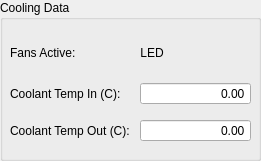
    <widget class="QGroupBox" name="groupBox_7">
     <property name="geometry">
      <rect>
       <x>10</x>
       <y>760</y>
       <width>261</width>
       <height>161</height>
      </rect>
     </property>
     <property name="title">
      <string>Cooling Data</string>
     </property>
     <widget class="QWidget" name="layoutWidget">
      <property name="geometry">
       <rect>
        <x>10</x>
        <y>30</y>
        <width>241</width>
        <height>121</height>
       </rect>
      </property>
      <layout class="QGridLayout" name="gridLayout_8">
       <item row="0" column="0">
        <widget class="QLabel" name="fansActiveLbl">
         <property name="text">
          <string>Fans Active:</string>
         </property>
        </widget>
       </item>
       <item row="0" column="1">
        <widget class="QLabel" name="fansActiveLED">
         <property name="enabled">
          <bool>true</bool>
         </property>
         <property name="sizePolicy">
          <sizepolicy hsizetype="Fixed" vsizetype="Fixed">
           <horstretch>0</horstretch>
           <verstretch>0</verstretch>
          </sizepolicy>
         </property>
         <property name="minimumSize">
          <size>
           <width>0</width>
           <height>30</height>
          </size>
         </property>
         <property name="maximumSize">
          <size>
           <width>16777215</width>
           <height>30</height>
          </size>
         </property>
         <property name="text">
          <string>LED</string>
         </property>
         <property name="alignment">
          <set>Qt::AlignmentFlag::AlignCenter</set>
         </property>
        </widget>
       </item>
       <item row="1" column="0">
        <widget class="QLabel" name="label_17">
         <property name="text">
          <string>Coolant Temp In (C): </string>
         </property>
        </widget>
       </item>
       <item row="1" column="1">
        <widget class="QDoubleSpinBox" name="BLWheelHeightSbx_6">
         <property name="sizePolicy">
          <sizepolicy hsizetype="Expanding" vsizetype="Fixed">
           <horstretch>0</horstretch>
           <verstretch>0</verstretch>
          </sizepolicy>
         </property>
         <property name="alignment">
          <set>Qt::AlignmentFlag::AlignRight|Qt::AlignmentFlag::AlignTrailing|Qt::AlignmentFlag::AlignVCenter</set>
         </property>
         <property name="readOnly">
          <bool>true</bool>
         </property>
         <property name="buttonSymbols">
          <enum>QAbstractSpinBox::ButtonSymbols::NoButtons</enum>
         </property>
         <property name="maximum">
          <double>200.000000000000000</double>
         </property>
        </widget>
       </item>
       <item row="2" column="0">
        <widget class="QLabel" name="label_18">
         <property name="text">
          <string>Coolant Temp Out (C): </string>
         </property>
        </widget>
       </item>
       <item row="2" column="1">
        <widget class="QDoubleSpinBox" name="BLWheelHeightSbx_7">
         <property name="sizePolicy">
          <sizepolicy hsizetype="Expanding" vsizetype="Fixed">
           <horstretch>0</horstretch>
           <verstretch>0</verstretch>
          </sizepolicy>
         </property>
         <property name="alignment">
          <set>Qt::AlignmentFlag::AlignRight|Qt::AlignmentFlag::AlignTrailing|Qt::AlignmentFlag::AlignVCenter</set>
         </property>
         <property name="readOnly">
          <bool>true</bool>
         </property>
         <property name="buttonSymbols">
          <enum>QAbstractSpinBox::ButtonSymbols::NoButtons</enum>
         </property>
         <property name="maximum">
          <double>200.000000000000000</double>
         </property>
        </widget>
       </item>
      </layout>
     </widget>
    </widget>
